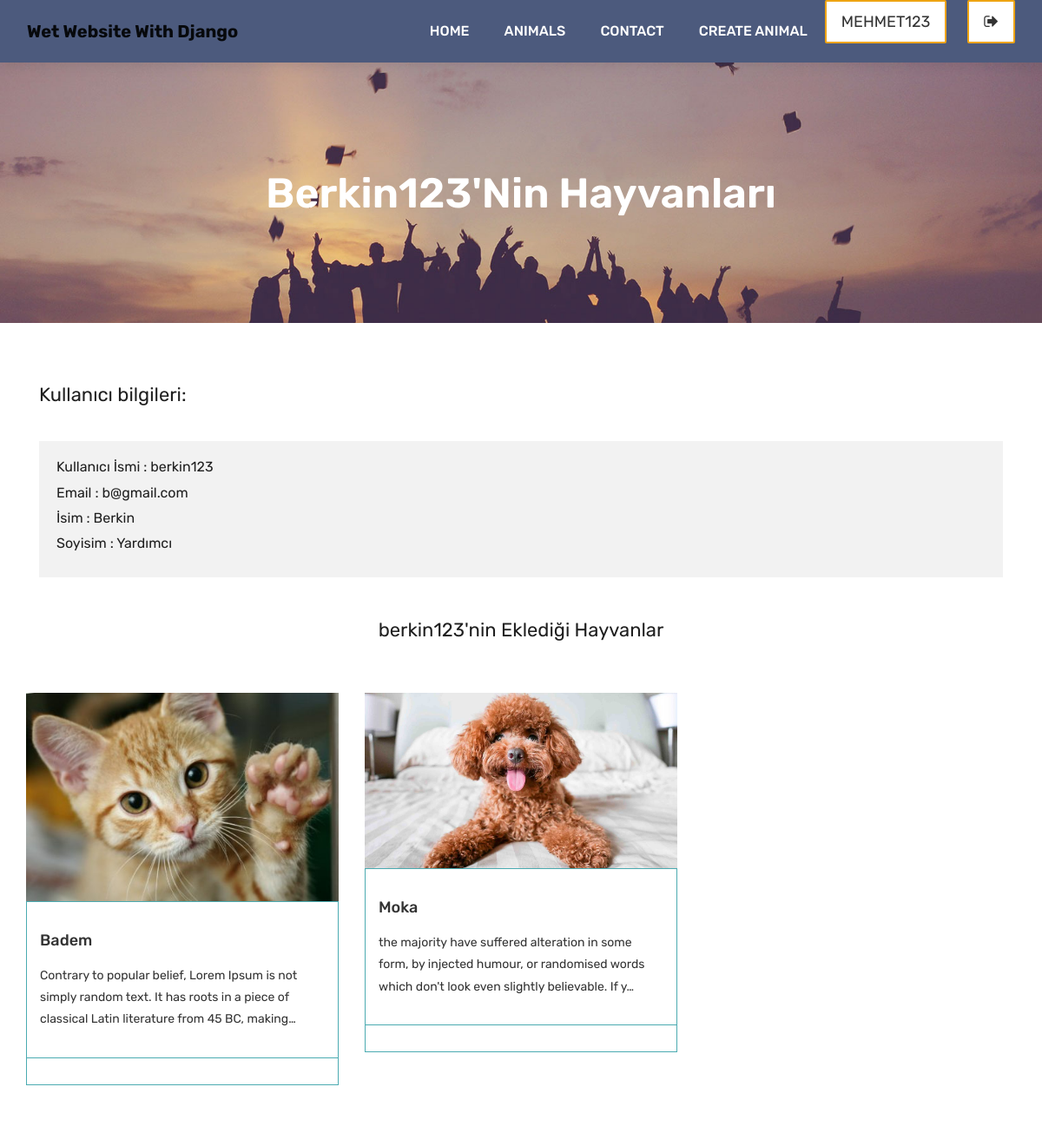
/accounts/owner/7 (signed in), run on the app's committed database.
### animals/models.py (models this page shows, shortened)
class Animal(models.Model):
    owner = models.ForeignKey(User, on_delete=models.CASCADE, related_name='owner')
    type = models.ForeignKey(Type,on_delete=models.DO_NOTHING, related_name='type')
    genus = models.ForeignKey(Genus,on_delete=models.DO_NOTHING, blank=True, null=True)
    followers = models.ManyToManyField(User, blank=True, related_name='animal_follower')
    name = models.CharField(max_length=50)
    age = models.IntegerField()
    available = models.BooleanField(default=True)
    description = models.TextField(blank=True)
    image = models.ImageField(upload_to="animal/%Y/%m/%d/")
    created = models.DateTimeField(auto_now=True)

### accounts/views.py (the view)
# urls.py: path('owner/<int:pk>', OwnerDetailView.as_view(), name="user_detail"),
class OwnerDetailView(DetailView):
    model = User
    template_name= 'owner_detail.html'
    context_object_name = 'user'
    def get_context_data(self, **kwargs):
        context = super().get_context_data(**kwargs)
        context['animals'] = Animal.objects.filter(available = True, owner_id= self.kwargs['pk'])
        return context

### templates/owner_detail.html
{% extends 'partials/_base.html'%}
{% load static %}
{% block content %}
	<div class="all-title-box">
		<div class="container text-center">
			<h1>{{user.username}}'nin Hayvanları</span></h1>
		</div>
	</div>
    <div id="overviews" class="section wb">
        <div class="container">
            <div class="row">
                <div class="col-lg-12 blog-post-single">
					<h2>Kullanıcı bilgileri:</h2>
					<div class="blog-author">
						<div class="author-bio">
							<h5> Kullanıcı İsmi : {{user.username}}</h5>
							<h5> Email : {{user.email}}</h5>
							<h5> İsim : {{user.first_name}}</h5>
							<h5> Soyisim : {{user.last_name}}</h5>
						</div>
                </div>
            </div>
            <div class="row">
                <div class="col-lg-12">
                    <h2 class="text-center my-5">{{user.username}}'nin Eklediği Hayvanlar</h2>
                </div>
                {% for animal in animals %}
                <div class="col-lg-4 col-md-6 col-12">
                    <div class="course-item">
						<div class="image-blog">
							<a href="{% url 'animal_detail' animal.type.slug animal.id %}"> <img src="{{animal.image.url}}" alt="" class="img-fluid"></a>
						</div>
						<div class="course-br">
							<div class="course-title">
								<h2><a href="{% url 'animal_detail' animal.type.slug animal.id %}" title="">{{animal.name}}</a></h2>
							</div>
							<div class="course-desc">
								<p>{{animal.description | truncatechars:140}}</p>
							</div>
						</div>
						<div class="course-meta-bot">
						</div>
					</div>
                </div>
                {% endfor %}
            </div>
        </div>
    </div>
    {% endblock %}

### templates/partials/_navbar.html (shortened to what this page needs)
{% load static %}
	<header class="top-navbar">
		<nav class="navbar navbar-expand-lg navbar-light bg-light">
			<div class="container-fluid">
				<a class="navbar-brand" href="{% url 'index' %}">
					<strong>Wet Website With Django</strong>
				</a>
				<div class="collapse navbar-collapse" id="navbars-host">
					<ul class="navbar-nav ml-auto">
						<li class="nav-item {% if '/' == request.path %} active {% endif %}"><a class="nav-link" href="{% url 'index' %}">Home</a></li>
                        <li class="nav-item {% if 'animals' in request.path %} active {% endif %}"><a class="nav-link" href="{% url 'animals' %}">Animals</a></li>
						<li class="nav-item {% if 'contact' in request.path %} active {% endif %}"><a class="nav-link" href="{% url 'contact' %}">Contact</a></li>
					</ul>
					<ul class="nav navbar-nav navbar-right">
						{% if user.is_authenticated %}
						<li class="nav-item {% if 'create_animal' in request.path %} active {% endif %}"><a class="nav-link" href="{% url 'create_animal' %}">Create Animal</a></li>
						<li><a class="hover-btn-new log orange mr-4" href="{% url 'dashboard' %}"><span>{{request.user.username}}</span></a></li>
						<li><a class="hover-btn-new log orange" href="javascript:{document.getElementById('logout').submit()}" ><span><i class="fa fa-sign-out"></i></span></a>
						</li>
						{% else %}
                        <li><a class="hover-btn-new log orange mr-2" href="{% url 'login' %}" ><span><i class="fa fa-sign-in"></i></span></a></li>
						<li><a class="hover-btn-new log orange" href="{% url 'register' %}" ><span><i class="fa fa-user-plus"></i></span></a></li>
						{% endif %}
					</ul>
				</div>
			</div>
		</nav>
	</header>

### data on the page
Animal: image (picture), name "Badem", description "Contrary to popular belief, Lorem Ipsum is not simply random text. It has roots in a piece of classical Latin literature from 45 BC, making…"
Animal: image (picture), name "Moka", description "the majority have suffered alteration in some form, by injected humour, or randomised words which don't look even slightly believable. If y…"

### other printed values
{{ request.user.username }} "MEHMET123"
{{ user.username }} "Berkin123"
{{ user.username }} "berkin123"
{{ user.email }} "b@gmail.com"
{{ user.first_name }} "Berkin"
{{ user.last_name }} "Yardımcı"
